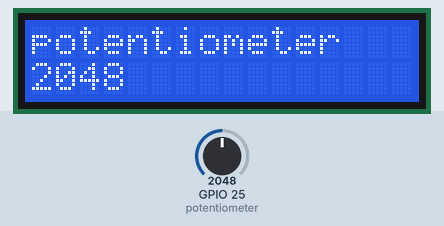
Bench run of a sketch on a simulated ESP32. Shown: 16×2 character LCD. The test bench sets the inputs (shaded band); at power-on: GPIO 25 (potentiometer) = 2048.

Above: at 1.2 s.
1.3 s: GPIO 25 (potentiometer) set to 2866
At 2.0 s:
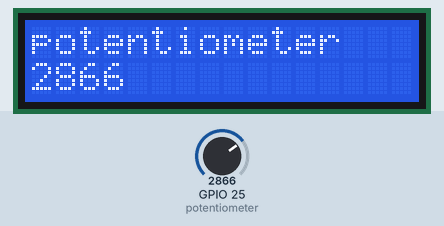
3.0 s: GPIO 25 (potentiometer) set to 3603
At 4.2 s:
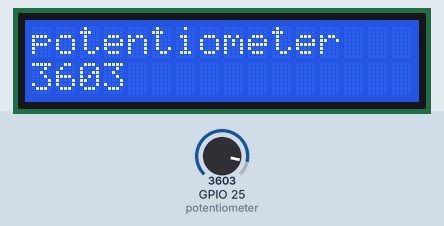
4.5 s: GPIO 25 (potentiometer) set to 4095
At 5.7 s:
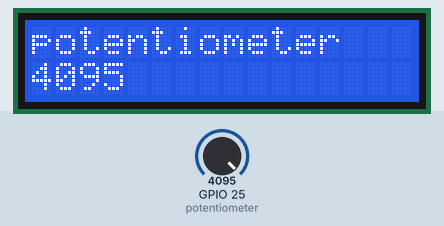
Timing chart, 0 to 7.5 s (numbered marks = the images above; inputs shaded):
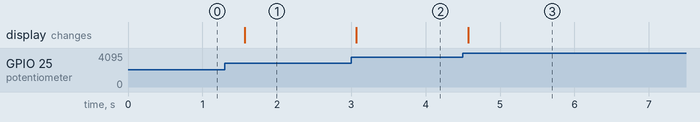

Measured:
- after the input at 1.3 s, the display: changes after 0.27 s (image 1)
- after the input at 3.0 s, the display: changes after 0.07 s (image 2)
- after the input at 4.5 s, the display: changes after 0.07 s (image 3)

The sketch:

sketch.ino
```cpp
#include <LiquidCrystal.h>
LiquidCrystal LCD(19,18,17,16,4,0);//(RS,EN,D4,D5,D6,D7) 4 BIT MODE
                   //(RS,EN,D0,D1,D2,D3,D4,D5,D6,D7) 4 BIT MODE
int pot_value;

void setup() {
  pinMode(25, INPUT);
  LCD.begin(16,2);
  LCD.print("potentiometer");
  // put your setup code here, to run once:

}

void loop() {

  pot_value=analogRead(25);
  LCD.setCursor(0,1);
  LCD.print(pot_value);
  // put your main code here, to run repeatedly:
  delay(500); // this speeds up the simulation
}
```
